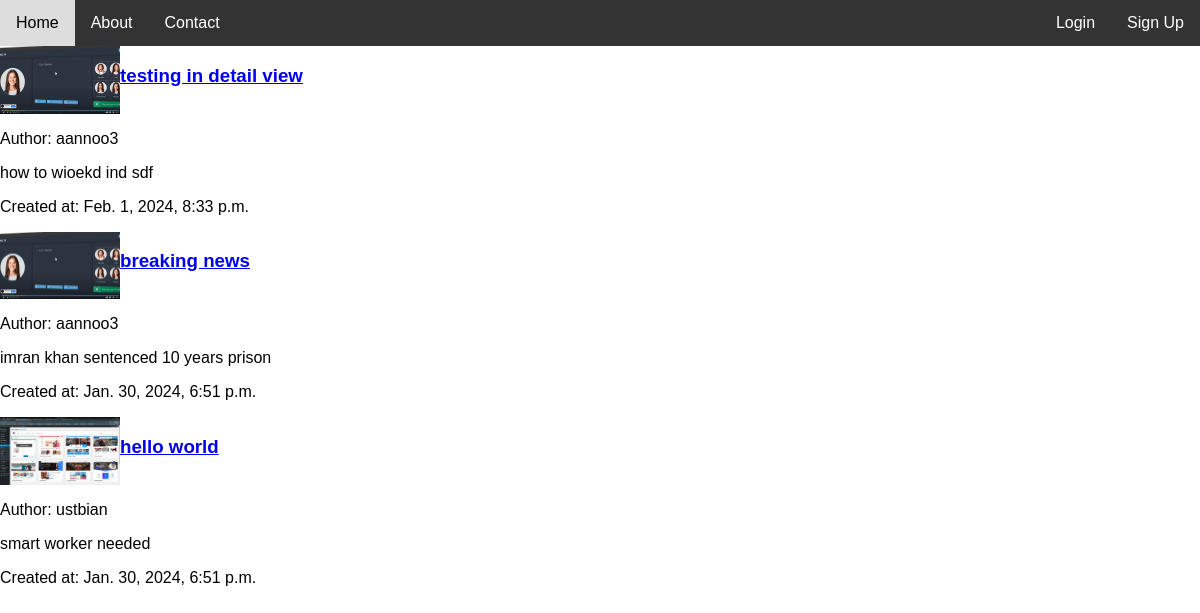
Before: / with the older database file.
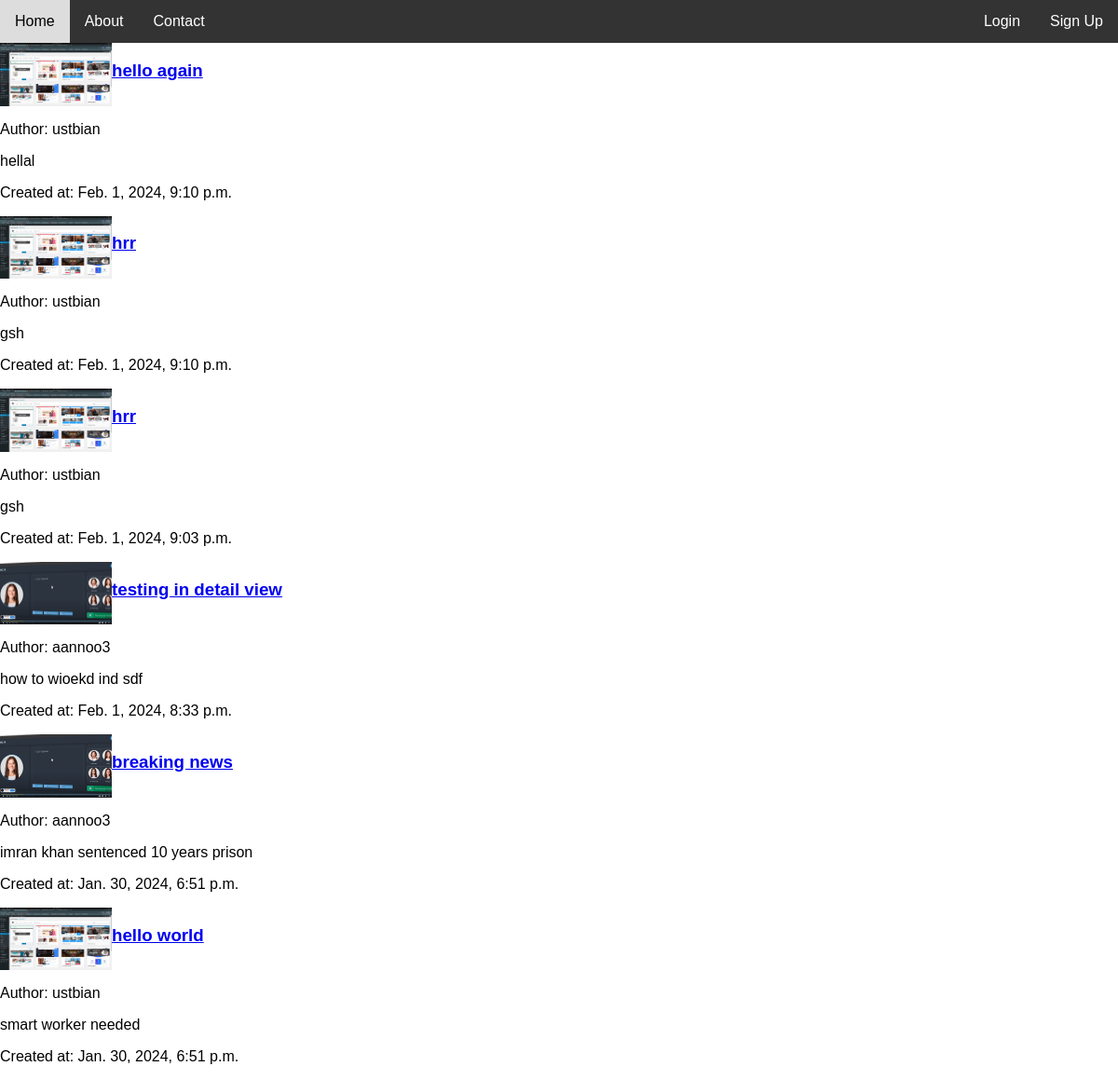
After: the same page with the newer database file.
### blog/models.py (models this page shows, shortened)
class Post(models.Model):
    title = models.CharField(max_length=255)
    author = models.ForeignKey(User, on_delete=models.CASCADE)
    content = models.TextField()
    created_at = models.DateTimeField(auto_now_add=True)
    class Meta:
        ordering = ['-created_at']

### users/models.py (models this page shows, shortened)
class Profile(models.Model):
    user = models.OneToOneField(User, on_delete=models.CASCADE)
    image = models.ImageField(default='default.jpg', upload_to='profile_pics')

### blog/views.py (the view)
# urls.py: path('', PostListView.as_view(), name='home'),
class PostListView(ListView):
    model = Post
    template_name = 'blog/home.html'  #<app>/<model>_<viewtype>.html
    context_object_name = 'posts'

### blog/templates/blog/home.html
{% extends 'blog/base.html' %}
{% block content %}
    {% for post in posts %}
        <div class="post">
            <div class="top">
                <img src="{{ post.author.profile.image.url }}" alt="">
                <h3><a href="{% url 'detail' post.id %}">{{ post.title }}</a></h3>
            </div>
            <p>Author: {{ post.author.username }}</p>
            <p>{{ post.content }}</p>
            <p>Created at: {{ post.created_at }}</p>
        </div>
    {% endfor %}
{% endblock %}

### blog/templates/blog/base.html (shortened to what this page needs)
<!DOCTYPE html>
{% load static %}
<html lang="en">
<head>
    <link rel="stylesheet" href="{% static 'blog/styles.css' %}">
</head>
<body>
<nav>
    <div>
        <a href="{% url 'home' %}">Home</a>
        <a href="{% url 'about' %}">About</a>
        <a href="#">Contact</a>
        <div class="right-side">
            {% if user.is_authenticated %}
                <a href="{% url 'profile' %}">Profile</a>
                <a href="{% url 'logout' %}">Logout</a>
            {% else %}
                <a href="{% url 'login' %}">Login</a>
                <a href="{% url 'register' %}">Sign Up</a>
            {% endif %}
        </div>
    </div>
</nav>
    {% block content %}
    {% endblock %}
</body>
</html>

### blog/static/blog/styles.css (style rules this page uses)
.top { display: flex; }
.top img { width: 120px; }

### blog/templates/blog/base.html (style rules this page uses)
body { font-family: Arial, sans-serif; margin: 0; padding: 0; }
nav { background-color: #333; overflow: hidden; color: white; }
nav a { float: left; display: block; color: white; text-align: center; padding: 14px 16px; text-decoration: none; }
.right-side { float: right; }

Changed rows visible on the page:
added Post: author.profile.image (picture), title "hello again", author.username "ustbian", content "hellal", created_at "Feb. 1, 2024, 9:10 p.m."
added Post: author.profile.image (picture), title "hrr", author.username "ustbian", content "gsh", created_at "Feb. 1, 2024, 9:10 p.m."
added Post: author.profile.image (picture), title "hrr", author.username "ustbian", content "gsh", created_at "Feb. 1, 2024, 9:03 p.m."
